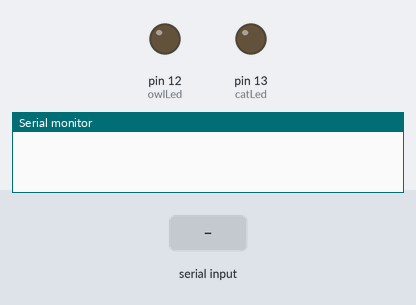
The sketch below on a simulated Arduino Uno, built with avr-gcc and run on an emulated ATmega328P. Shown: output pins drawn as LEDs (lit = HIGH), the last lines printed to the serial monitor. The inputs (shaded band) are chosen by the test bench.

Above: at 1.2 s.
1.3 s: "1" received over Serial
At 1.9 s:
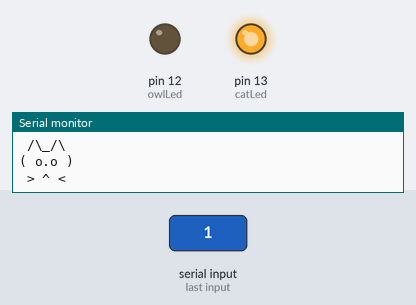
2.8 s: "5" received over Serial
At 4.0 s:
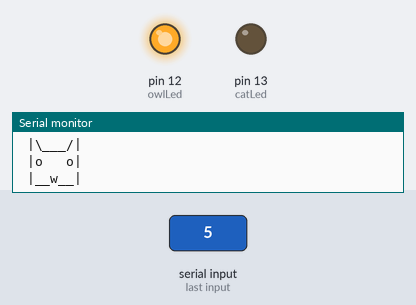
4.3 s: "0" received over Serial
At 5.4 s:
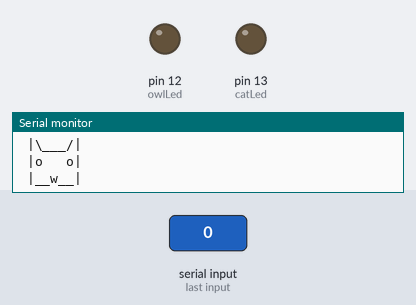
Timing chart, 0 to 7.3 s (numbered marks = the images above; inputs shaded):
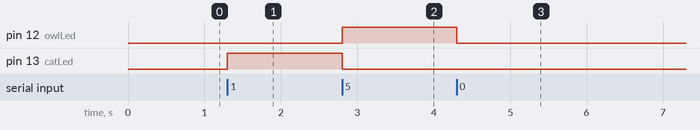

The sketch:

asciiread.ino
```cpp
/* Code testing serial.write from Python to Arduino.
 * Both turns on/off according to data received and
 * display some ASCII 'art' to be displayed from
 * serial monitor or by using serial.read() from Python.
 * See pywriter.py for the Pythonic counterpart.
 * GPLv2, 2013, Ilkka Jylhä & Lauri Peltomäki
 */


int catLed = 13;
int owlLed = 12;
int incomingByte = 0;


void setup() {
    Serial.begin(9600);    
    pinMode(catLed, OUTPUT);
    pinMode(owlLed, OUTPUT);
}


void cat() {
    Serial.println("");
    Serial.println(" /\\_/\\ ");
    Serial.println("( o.o )");
    Serial.println(" > ^ < ");
    Serial.println("");
}

void owl() {
    Serial.println("");
    Serial.println(" |\\___/| ");
    Serial.println(" |o   o| ");
    Serial.println(" |__w__| ");
    Serial.println("");
}


// We test if certain bytes are received and perform accordingly.
void loop() {
    if (Serial.available() > 0) {
        incomingByte = Serial.read();
        if (incomingByte == 49) {           // Ascii "1"
            cat();
            digitalWrite(catLed, HIGH);
            digitalWrite(owlLed, LOW);
        } else if (incomingByte == 53) {    // Ascii "5"
            owl();
            digitalWrite(catLed, LOW);
            digitalWrite(owlLed, HIGH);
        } else {
            digitalWrite(catLed, LOW);
            digitalWrite(owlLed, LOW);
        }
    }
}
```

Measured:
- after the input at 1.3 s, pin 13 (catLed): LOW → HIGH at once
- after the input at 2.8 s, pin 12 (owlLed): LOW → HIGH at once; pin 13 (catLed): HIGH → LOW at once
- after the input at 4.3 s, pin 12 (owlLed): HIGH → LOW at once
